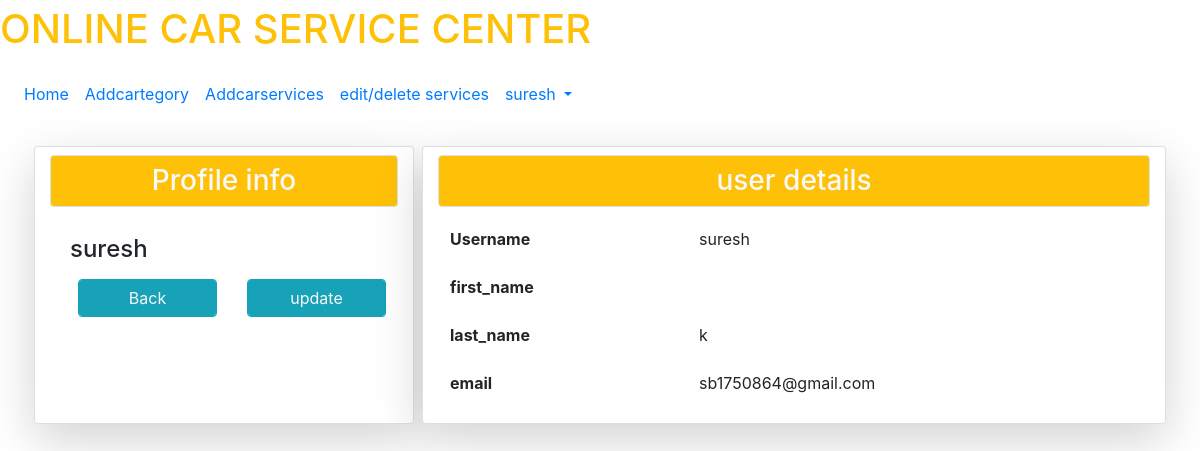
/profile/ (signed in), run on the app's committed database.
### service/models.py (models this page shows)
class User(AbstractUser):
	t = (
		(1,'owner'),
		(2,'customer'),
		(3,'Anonymous'),
		)
	role = models.IntegerField(default=3,choices=t)
	g=[('M',"Male"),('F','Female')]
	age=models.IntegerField(default=10)
	impf=models.ImageField(upload_to='Profiles/',default="Note.jpg")
	gender=models.CharField(max_length=10,choices=g)
	first_name=models.CharField(max_length=100)
	last_name=models.CharField(max_length=100)
	phone_no=models.IntegerField(null=True)
	car_regno=models.CharField(max_length=20)
	address=models.CharField(max_length=200)

### service/views.py (the view)
# urls.py: path('profile/',views.profile,name='pro'),
def profile(req):
	return render(req,'services/profile.html')

### service/templates/services/profile.html (shortened to what this page needs)
{% extends 'services/base.html' %}
{% block content %}
{% load static %}
<div class="container">
	<div class="row">
		<div class="col-md-4 h-20 mt-4 card shadow-lg mx-1">
			<h3 class="p-2 bg-warning text-center text-light border rounded my-2">Profile info</h3>
			<div class="card-body">
				<h4>{{user.username}}</h4>
				<div class="row">
					<div class="col">
						<a href="{% url 'dsh' %}" class="form-control m-2 btn btn-info text-light">Back</a>
					</div>
					<div class="col">
						<a href="{% url 'upf' %}" class="form-control m-2 btn btn-info text-light">update</a>
					</div>
				</div>
			</div>
		</div>
		<div class="col-md mt-4 card mx-1 shadow-lg">
			<h3 class="p-2 bg-warning text-center text-light border rounded my-2">user details</h3>
			<table class="table table-borderless">
				<tr>
					<th>Username</th>
					<td>{{user.username}}</td>
				</tr>
				<tr>
				<th>first_name</th>
					<td>{{user.first_name}}</td>
				</tr>
				<tr>
				<th>last_name</th>
					<td>{{user.last_name}}</td>
				</tr>
				<tr>
				<th>email</th>
					<td>{{user.email}}</td>
				</tr>
			</table>
		</div>
	</div>
</div>
{% endblock %}

### service/templates/services/navbar.html (shortened to what this page needs)
{% load static %}
 <a class="navbar-brand" href="#">
    <h1 class="text-warning text-center">ONLINE CAR SERVICE CENTER</h1>
  </a>
<nav class="navbar navbar-expand-sm bg-white navbar-white">
  <div class="collapse navbar-collapse" id="collapsibleNavbar">
    <ul class="navbar-nav">
      {% if not user.is_authenticated %}
      <li class="nav-item">
        <a class="nav-link" href="{% url 'home' %}">Home</a>
      </li>
      <li class="nav-item">
        <a class="nav-link" href="{% url 'ab' %}">About us</a>
      </li>
      </li>
      <li class="nav-item">
        <a class="nav-link" href="{% url 'cn' %}">Contact us</a>
      </li>
        {% elif user.role == 1 %}
        <li class="nav-item">
          <a class="nav-link" href="{% url 'home' %}">Home</a>
        </li>
        <li class="nav-item">
          <a class="nav-link" href="{% url 'addcategory' %}">Addcartegory</a>
        </li>
        <li class="nav-item">
          <a class="nav-link" href="{% url 'addcarservices' %}">Addcarservices</a>
        </li>
      <li class="nav-item">
        <a class="nav-link" href="{% url 'show' %}">edit/delete services</a>
      </li>
        <li class="dropdown">
  <a type="button" class="nav-link dropdown-toggle" data-toggle="dropdown">
    {{user.username}}
  </a>
</li>
      {% endif %}
    </ul>
  </div>
</nav>

### data on the page
User: username "suresh", last_name "k", email "sb1750864@gmail.com"
